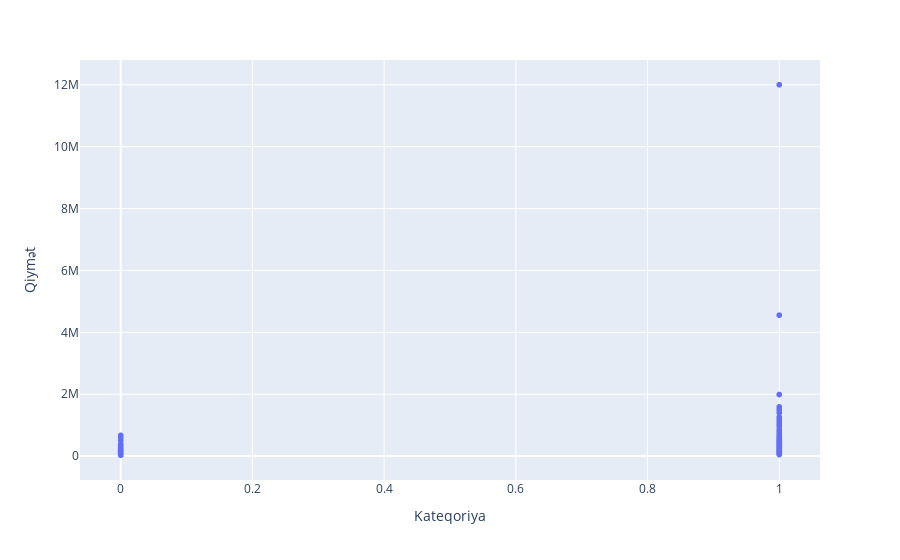

Notebook code cell kept with this figure:
### Code cell
fig = px.scatter(df, x="Kateqoriya", y="Qiymət")
fig.show()

### Figure 1 — Plotly figure (JSON) as saved in the notebook; plotly's stock layout.template omitted (floating-point values rounded to 4 significant figures; data arrays with more than 128 entries replaced by an {"elided": "..."} marker saying what was removed)
{"data": [{"hovertemplate": "Kateqoriya=%{x}<br>Qiymət=%{y}<extra></extra>", "legendgroup": "", "marker": {"color": "#636efa", "symbol": "circle"}, "mode": "markers", "name": "", "showlegend": false, "type": "scattergl", "x": {"elided": "1932 int values"}, "xaxis": "x", "y": {"elided": "1932 int values"}, "yaxis": "y"}], "layout": {"legend": {"tracegroupgap": 0}, "margin": {"t": 60}, "xaxis": {"anchor": "y", "domain": [0, 1], "title": {"text": "Kateqoriya"}}, "yaxis": {"anchor": "x", "domain": [0, 1], "title": {"text": "Qiymət"}}}}
